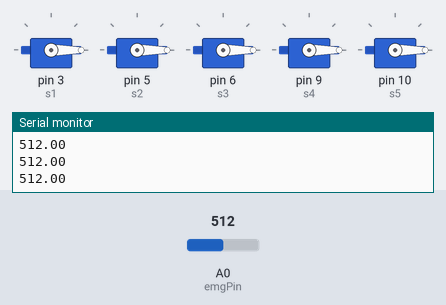
This sketch was run on a simulated Arduino Uno, built with avr-gcc and run on an emulated ATmega328P. On the bench: 5 × servo, the last lines printed to the serial monitor. The inputs (shaded band) are chosen by the test bench; at power-on: A0 (emgPin) = 512.

Above: at 1.2 s.
1.3 s: A0 (emgPin) set to 1006
3.0 s: A0 (emgPin) set to 1021
At 4.4 s:
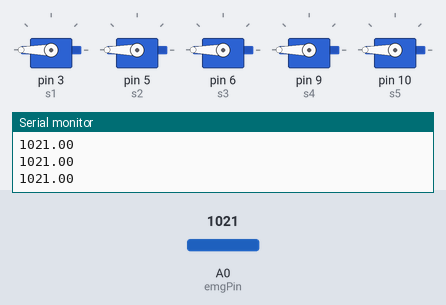
4.7 s: A0 (emgPin) set to 990
At 6.0 s:
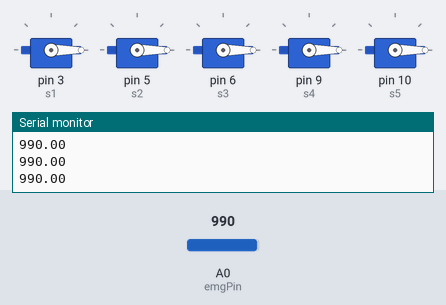
6.7 s: A0 (emgPin) set to 1023
At 7.6 s:
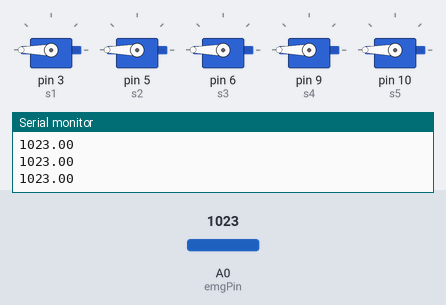
Timing chart, 0 to 9.4 s (numbered marks = the images above; inputs shaded):
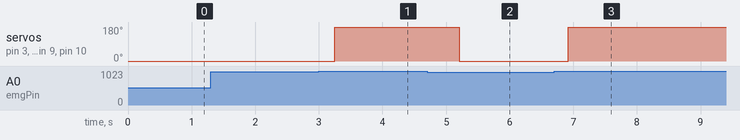

Measured:
- the behaviour switches between 1020 and 1021 on A0 (emgPin) (found by bisection; images 0 and 1)
- after the input at 3.0 s, servo on pin 3 (s1), servo on pin 5 (s2), servo on pin 6 (s3), servo on pin 9 (s4), servo on pin 10 (s5): 0° → 180° after 0.25 s
- after the input at 4.7 s, servo on pin 3 (s1), servo on pin 5 (s2), servo on pin 6 (s3), servo on pin 9 (s4), servo on pin 10 (s5): 180° → 0° after 0.51 s
- after the input at 6.7 s, servo on pin 3 (s1), servo on pin 5 (s2), servo on pin 6 (s3), servo on pin 9 (s4), servo on pin 10 (s5): 0° → 180° after 0.22 s

The sketch:

emg_arduino.ino
```cpp
#include <Servo.h>

// Servo objects
Servo s1, s2, s3, s4, s5;

// EMG pin
const int emgPin = A0;

// Smoothing variables
float smooth = 0;

// Thresholds (you MUST calibrate this)
int HIGH_THRESHOLD = 1020;
int LOW_THRESHOLD  = 1000;

// State control
bool handClosed = false;

// Hold timing (prevents flicker)
unsigned long lastTriggerTime = 0;
int holdTime = 500; // milliseconds

void setup() {
  Serial.begin(9600);

  // Attach servos (change pins if needed)
  s1.attach(3);
  s2.attach(5);
  s3.attach(6);
  s4.attach(9);
  s5.attach(10);

  openHand(); // start open
}

void loop() {
  int raw = analogRead(emgPin);

  // Exponential smoothing
  smooth = 0.9 * smooth + 0.1 * raw;

  Serial.println(smooth);

  // Hysteresis control
  if (smooth > HIGH_THRESHOLD) {
    handClosed = true;
    lastTriggerTime = millis();
  }
  else if (smooth < LOW_THRESHOLD) {
    // only open after hold time
    if (millis() - lastTriggerTime > holdTime) {
      handClosed = false;
    }
  }

  // Apply movement
  if (handClosed) {
    closeHand();
  } else {
    openHand();
  }
}

// 🔓 Open hand
void openHand() {
  s1.write(0);
  s2.write(0);
  s3.write(0);
  s4.write(0);
  s5.write(0);
}

// ✊ Close hand
void closeHand() {
  s1.write(180);
  s2.write(180);
  s3.write(180);
  s4.write(180);
  s5.write(180);
}
```
